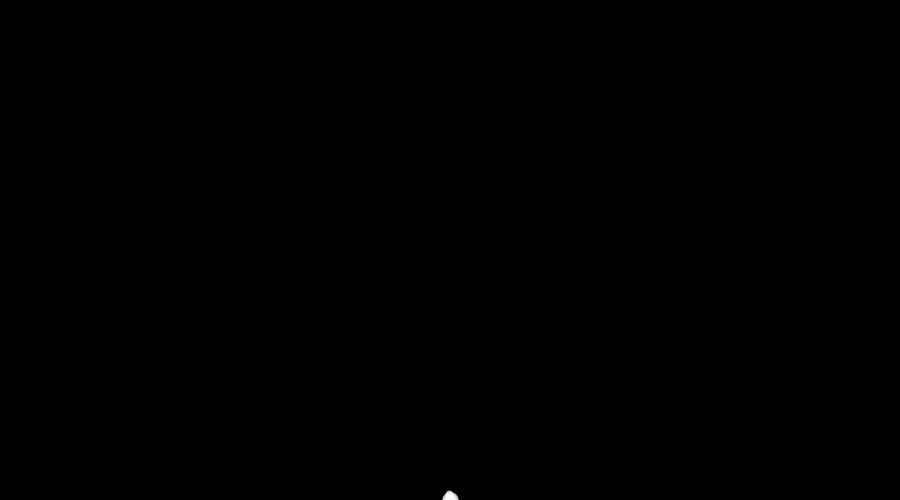
Frame 1 (no input)
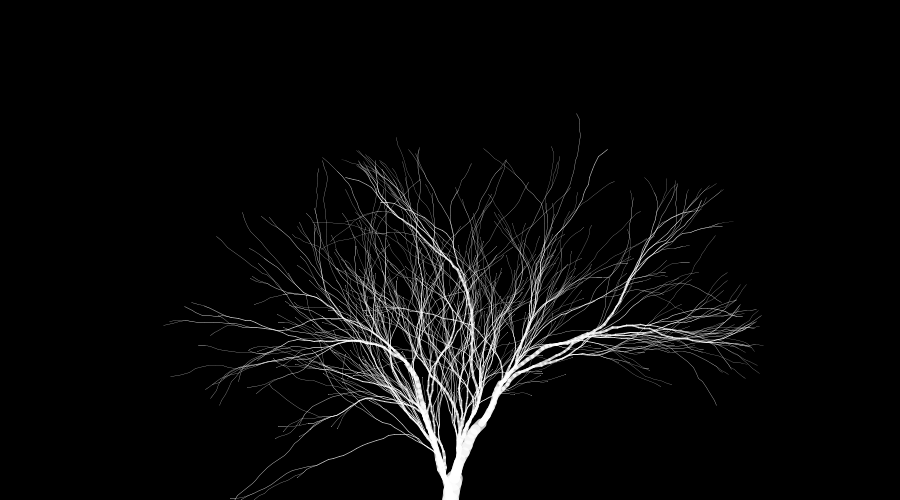
Frame 60 (the mouse pressed at the canvas centre just before this capture)
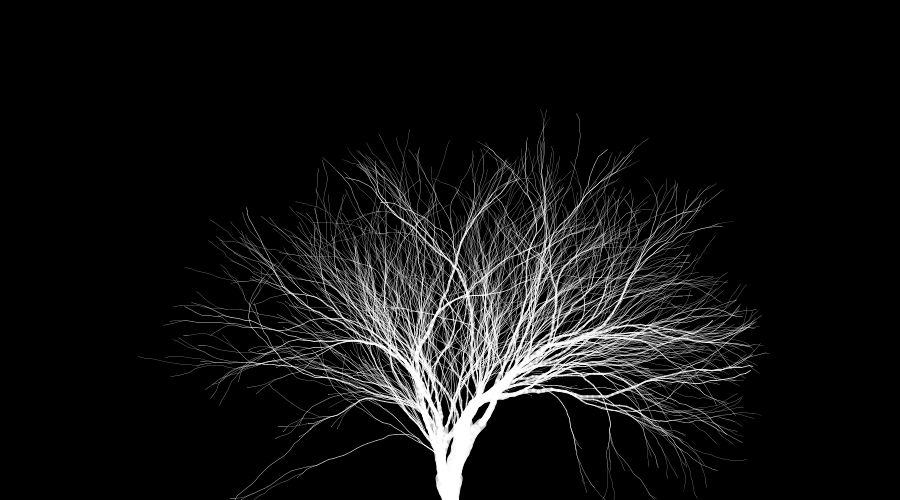
Frame 120 (the mouse held since frame 60 and released just before this capture)

The Processing sketch that drew these frames (run headless with seeded random() and noise(); from frame 60 on, the mouse is pressed at the canvas centre):

// Processing sketch: fractal_tree
// ── fractal_tree.pde
/* OpenProcessing Tweak of *@*http://www.openprocessing.org/sketch/144159*@* */
/* !do not delete the line above, required for linking your tweak if you upload again */
class pathfinder {
  PVector lastLocation;
  PVector location;
  PVector velocity;
  float diameter;
  boolean isFinished;
  pathfinder() {
    location = new PVector(width/2, height);
    lastLocation = new PVector(location.x, location.y);
    velocity = new PVector(0, -10);
    diameter = random(10, 20);
    isFinished = false;
  }
  pathfinder(pathfinder parent) {
    location = parent.location.get();
    lastLocation = parent.lastLocation.get();
    velocity = parent.velocity.get();
    diameter = parent.diameter * 0.62;
    isFinished = parent.isFinished;
    parent.diameter = diameter;
  }
  void update() {

    if (location.x > -10 & location.x < width + 10 & location.y > -10 & location.y < height + 10) {
      lastLocation.set(location.x, location.y);
      if (diameter > 0.2) {
        count ++;
        PVector bump = new PVector(random(-1, 1), random(-1, 1));
        velocity.normalize();
        bump.mult(0.2);
        velocity.mult(0.8);
        velocity.add(bump);
        velocity.mult(random(5, 10));
        location.add(velocity);
        if (random(0, 1) < 0.2) { // control length
          paths = (pathfinder[]) append(paths, new pathfinder(this));
        }
      } else {
        //if (!isFinished) {
        //  isFinished = true;
        //  noStroke();
        //  fill(250, 100);
        //  ellipse(location.x, location.y, 10, 10);
        //  stroke(255, 200);
        //}
      }
    }
  }
}
pathfinder[] paths;
int num;
static int count;
void setup() {
  size(900, 500);
  background(0);
  ellipseMode(CENTER);
  stroke(255, 200);
  smooth();
  num = 2;
  count = 0;
  paths = new pathfinder[num];
  for (int i = 0; i < num; i++) paths[i] = new pathfinder();
}

void draw() {
  println(count);
  //  println(paths.length);
  for (int i = 0; i < paths.length; i++) {
    PVector loc = paths[i].location;
    PVector lastLoc = paths[i].lastLocation;
    strokeWeight(paths[i].diameter);
    line(lastLoc.x, lastLoc.y, loc.x, loc.y);
    paths[i].update();
  }
}
void mousePressed() {
  background(0);
  count = 0;
  paths = new pathfinder[num];
  for (int i = 0; i < num; i++) paths[i] = new pathfinder();
}
